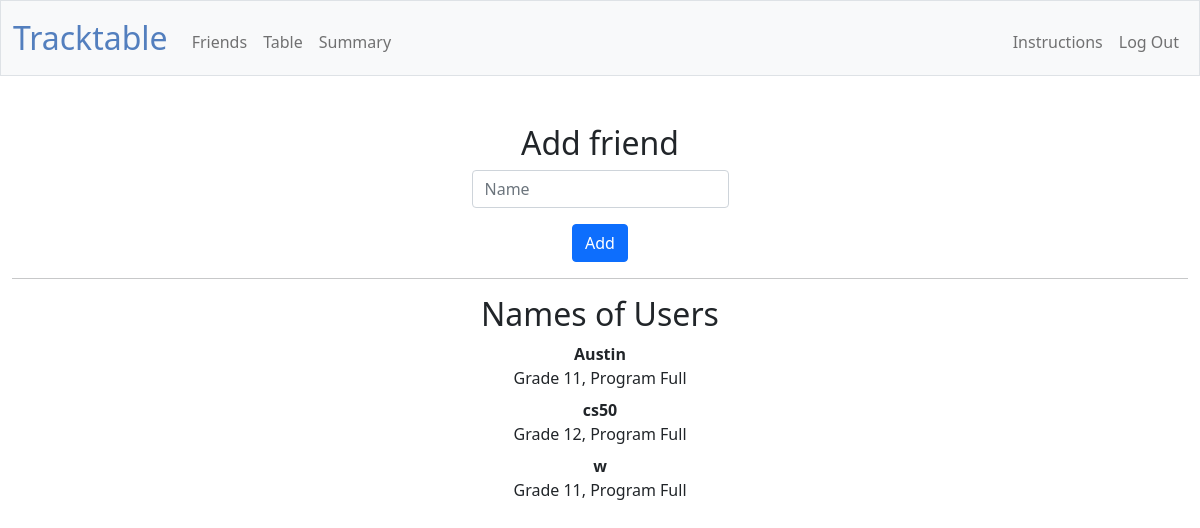
/add (signed in), run on the app's committed database.
### tables this page shows
CREATE TABLE users (id INTEGER PRIMARY KEY, username TEXT NOT NULL, password TEXT NOT NULL, email TEXT NOT NULL, friends TEXT, grade INTEGER, program TEXT);

### app.py (the view)
@app.route("/add", methods=["GET", "POST"])
@login_required
def add():
    tmp = []
    items = []
    allnames = []
    all = cursor.execute("SELECT * FROM users")
    for index, tuples in enumerate(all):
        tmp.append(tuples)
        allnames.append(tuples[1])
        currtupleinfo = {"name": tmp[index][1], "grade": tmp[index][5], "program": tmp[index][6]}
        items.append(currtupleinfo)
    if request.method == "POST":
        name = request.form.get("name")
        if name is None:
            return apology("must select friend's username", "ERROR")
        if name not in allnames:
            return apology("user not found", "ERROR")
        user = cursor.execute("SELECT * FROM users WHERE id = '{}'".format(session["user_id"]))
        newtmp = []
        for row in user:
            newtmp.append(row)
        username = newtmp[0][1]
        password = newtmp[0][2]
        email = newtmp[0][3]
        grade = newtmp[0][5]
        program = newtmp[0][6]
        new = [name]
        cursor.execute("REPLACE INTO users(id, username, password, email, friends, grade, program) VALUES('{}','{}','{}','{}', ?,'{}','{}')".format(int(session["user_id"]), username, password, email, grade, program), new)
        connection.commit()
        return redirect("/")
    else:
        return render_template("add.html", items=items)

### app.py (called while the page is built)
@app.after_request
def after_request(response):
    response.headers["Cache-Control"] = "no-cache, no-store, must-revalidate"
    response.headers["Expires"] = 0
    response.headers["Pragma"] = "no-cache"
    return response

### extra.py (called while the page is built)
def login_required(f):
    @wraps(f)
    def decorated_function(*args, **kwargs):
        if session.get("user_id") is None:
            return redirect("/login")
        return f(*args, **kwargs)
    return decorated_function

### templates/add.html (shortened to what this page needs)
{% extends "layout.html" %}
{% block main %}
<h2>Add friend</h2>
<div class="container">
    <form action="/add" method="post">
        <div class="mb-3">
            <input autocomplete="off" autofocus class="form-control mx-auto w-auto" id="name" name="name" placeholder="Name" type="text">
        </div>
        <button class="btn btn-primary" type="submit">Add</button>
    </form>
</div>
<hr>
<h2>Names of Users</h2>
<div>
    <dl>
        {% for dict in items %}
            <dt>{{ dict.name }}</dt>
            <dd> Grade {{ dict.grade }}, Program {{ dict.program }}</dd>
        {% endfor %}
    </dl>
</div>
{% endblock %}

### data on the page
users: name "Austin", grade "11", program "Full"
users: name "cs50", grade "12", program "Full"
users: name "w", grade "11", program "Full"
